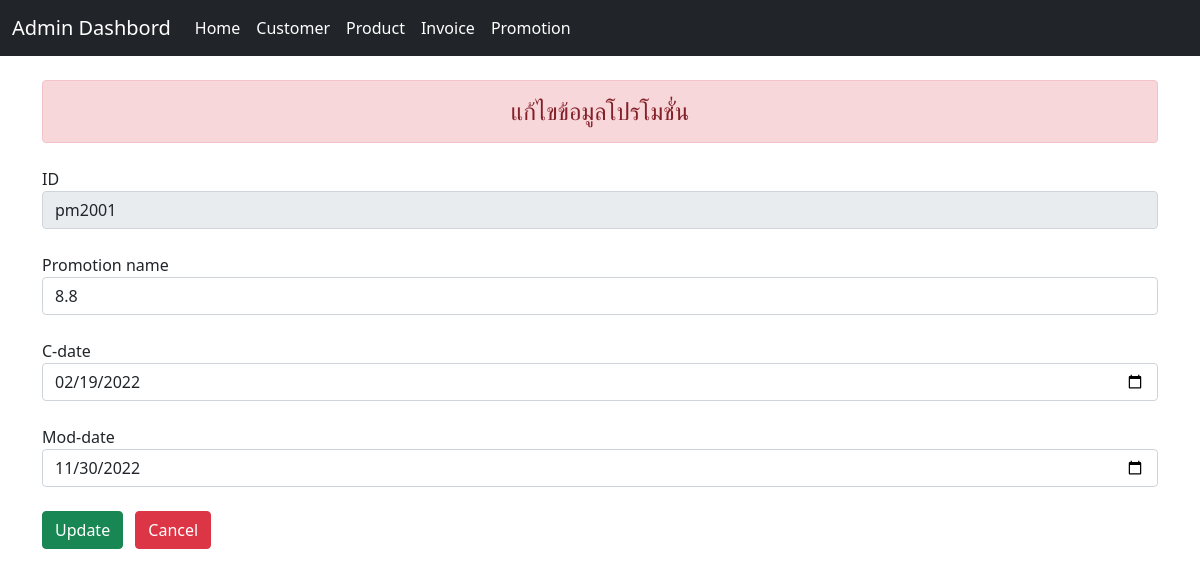
Screenshot of /admin/edite_promotion.php?id=pm2001 with the database file from the repository.
### tables this page shows
CREATE TABLE `promotion` (
  `promotion_id` varchar(255) NOT NULL,
  `c_date` date NOT NULL,
  `mod_date` date NOT NULL,
  `promotion_name` varchar(255) NOT NULL
);

### admin/edite_promotion.php (the view, shortened to what this page needs)
<?php
    include 'conndb.php';
    $id = $_GET['id'];
    $sql = "SELECT * FROM promotion WHERE promotion_id='$id' ";
    $result = mysqli_query($conn, $sql);
    $row = mysqli_fetch_array($result);
?>
<!DOCTYPE html>
<html lang="en">
<head>
    <link rel="stylesheet" href="../bootstrap/css/bootstrap.min.css">
</head>
<body>
    <?php include 'navbar.php'?>
    <div class="container">
        <div class="h4 text-center alert alert-danger mb-4 mt-4" role="alert">
            แก้ไขข้อมูลโปรโมชั่น
        </div>
        <form  action="update_promotion.php" method="POST">
            <label for="promotion_id">ID</label>
            <input class="form-control mb-4" type="text" name="promotion_id" id="promotion_id" value="<?=$row['promotion_id']?>" readonly/>
            <label for="promotion_name">Promotion name</label>
            <input class="form-control mb-4" type="text" name="promotion_name" id="promotion_name" value="<?=$row['promotion_name']?>" />
            <label for="c_date">C-date</label>
            <input class="form-control mb-4" type="date" name="c_date" id="c_date" value="<?=$row['c_date']?>" />
            <label for="mod_date">Mod-date</label>
            <input class="form-control mb-4" type="date" name="mod_date" id="mod_date" value="<?=$row['mod_date']?>" />
            <button type="submit" value="Update" class="btn btn-success">Update</button>
            <button type="submit" class="btn btn-danger ms-2">
                <a class="text-white text-decoration-none" href="promotion.php">Cancel</a>
            </button>
        </form>
    </div>
</body>
</html>

### rows the page displays
promotion: promotion_id "pm2001", promotion_name "8.8", c_date "02/19/2022", mod_date "11/30/2022"
